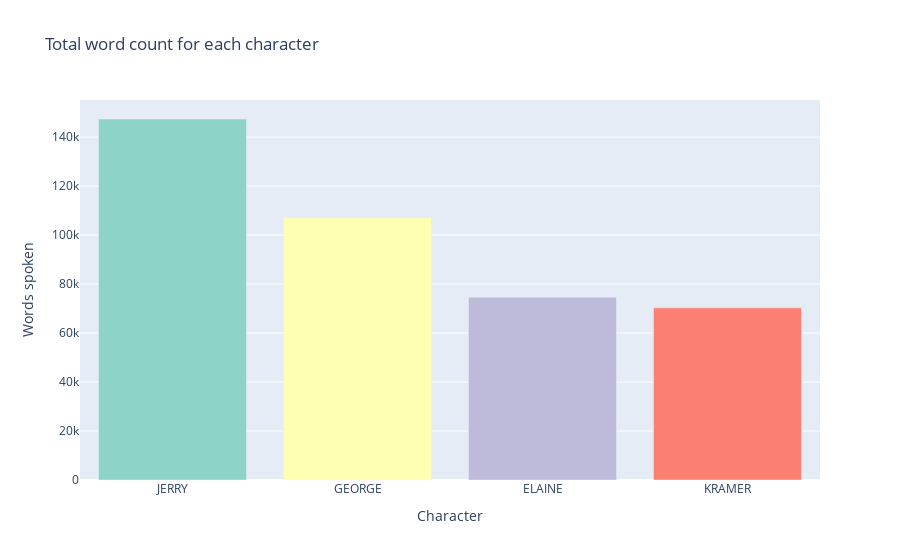

The code cell stored with this chart in its notebook:
### Code cell
seinfeld_chart = px.bar(seinfeld_df, title = "Total word count for each character",color=cast,
                   color_discrete_sequence=px.colors.qualitative.Set3)
seinfeld_chart.update_layout(yaxis_title='Words spoken', xaxis_title= "Character",showlegend=False)
seinfeld_chart.show()

### Figure 1 — Plotly figure (JSON) as saved in the notebook; plotly's stock layout.template omitted (floating-point values rounded to 4 significant figures)
{"data": [{"alignmentgroup": "True", "hovertemplate": "color=JERRY<br>index=%{x}<br>value=%{y}<extra></extra>", "legendgroup": "JERRY", "marker": {"color": "rgb(141,211,199)", "pattern": {"shape": ""}}, "name": "JERRY", "offsetgroup": "JERRY", "orientation": "v", "showlegend": true, "textposition": "auto", "type": "bar", "x": ["JERRY"], "xaxis": "x", "y": [147389], "yaxis": "y"}, {"alignmentgroup": "True", "hovertemplate": "color=GEORGE<br>index=%{x}<br>value=%{y}<extra></extra>", "legendgroup": "GEORGE", "marker": {"color": "rgb(255,255,179)", "pattern": {"shape": ""}}, "name": "GEORGE", "offsetgroup": "GEORGE", "orientation": "v", "showlegend": true, "textposition": "auto", "type": "bar", "x": ["GEORGE"], "xaxis": "x", "y": [107029], "yaxis": "y"}, {"alignmentgroup": "True", "hovertemplate": "color=ELAINE<br>index=%{x}<br>value=%{y}<extra></extra>", "legendgroup": "ELAINE", "marker": {"color": "rgb(190,186,218)", "pattern": {"shape": ""}}, "name": "ELAINE", "offsetgroup": "ELAINE", "orientation": "v", "showlegend": true, "textposition": "auto", "type": "bar", "x": ["ELAINE"], "xaxis": "x", "y": [74634], "yaxis": "y"}, {"alignmentgroup": "True", "hovertemplate": "color=KRAMER<br>index=%{x}<br>value=%{y}<extra></extra>", "legendgroup": "KRAMER", "marker": {"color": "rgb(251,128,114)", "pattern": {"shape": ""}}, "name": "KRAMER", "offsetgroup": "KRAMER", "orientation": "v", "showlegend": true, "textposition": "auto", "type": "bar", "x": ["KRAMER"], "xaxis": "x", "y": [70299], "yaxis": "y"}], "layout": {"barmode": "relative", "legend": {"title": {"text": "color"}, "tracegroupgap": 0}, "showlegend": false, "title": {"text": "Total word count for each character"}, "xaxis": {"anchor": "y", "domain": [0, 1], "title": {"text": "Character"}}, "yaxis": {"anchor": "x", "domain": [0, 1], "title": {"text": "Words spoken"}}}}
